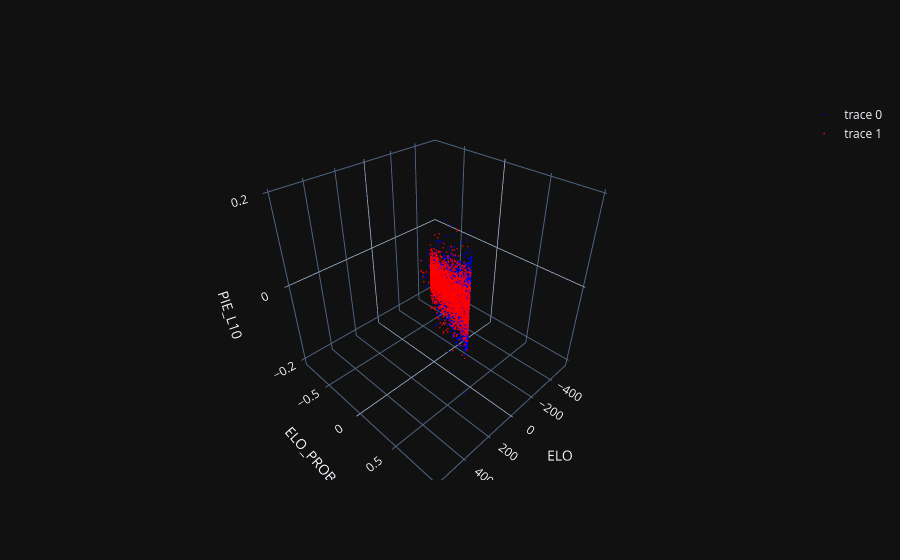

The notebook cell saved with this chart:
### Code cell
import plotly.graph_objs as go
# Créer une trace de nuage de points
trace = go.Scatter3d(
    x=new_plot_df_won['ELO'],
    y=new_plot_df_won['ELO_PROB'],
    z=new_plot_df_won['PIE_L10'],
    mode='markers',
    marker=dict(
        size=1,
        color='blue',  # Choisir une couleur (Rouge dans cet exemple)
        opacity=0.8
    ),
    text=new_plot_df_won['GAME_DATE']
)

trace2 = go.Scatter3d(
    x=new_plot_df_loss['ELO'],
    y=new_plot_df_loss['ELO_PROB'],
    z=new_plot_df_loss['PIE_L10'],
    mode='markers',
    marker=dict(
        size=1,
        color='red',  # Choisir une couleur (Rouge dans cet exemple)
        opacity=0.8
    ),
    text=new_plot_df_loss['GAME_DATE']
)

# Créer la mise en page de la figure
layout = go.Layout(
    scene=dict(
        xaxis=dict(title='ELO'),
        yaxis=dict(title='ELO_PROB'),
        zaxis=dict(title='PIE_L10')
    )
)

# Créer la figure
fig = go.Figure(data=[trace, trace2], layout=layout)

# Afficher la figure
fig.show()

### Figure 1 — Plotly figure (JSON) as saved in the notebook; plotly's stock layout.template omitted (floating-point values rounded to 4 significant figures; data arrays with more than 128 entries replaced by an {"elided": "..."} marker saying what was removed)
{"data": [{"marker": {"color": "blue", "opacity": 0.8, "size": 1}, "mode": "markers", "text": {"elided": "3752 str values"}, "x": {"elided": "3752 float values"}, "y": {"elided": "3752 float values"}, "z": {"elided": "3752 float values"}, "type": "scatter3d"}, {"marker": {"color": "red", "opacity": 0.8, "size": 1}, "mode": "markers", "text": {"elided": "2869 str values"}, "x": {"elided": "2869 float values"}, "y": {"elided": "2869 float values"}, "z": {"elided": "2869 float values"}, "type": "scatter3d"}], "layout": {"scene": {"xaxis": {"title": {"text": "ELO"}}, "yaxis": {"title": {"text": "ELO_PROB"}}, "zaxis": {"title": {"text": "PIE_L10"}}}}}
